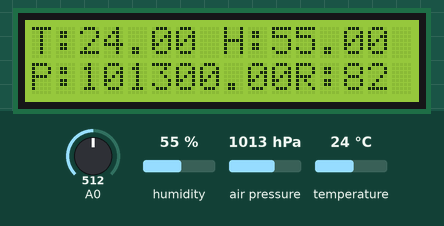
The sketch below on a simulated ESP8266 (NodeMCU). Shown: 16×2 character LCD. The inputs (shaded band) are chosen by the test bench; at power-on: humidity 55 %, A0 = 512, air pressure 1013 hPa, temperature 24 °C. WiFi joins after 1.5 s; servers stay silent unless stated; what the sketch prints to the serial monitor is not drawn.

Above: at 8.8 s.
8.9 s: humidity set to 22 %
At 11.3 s:
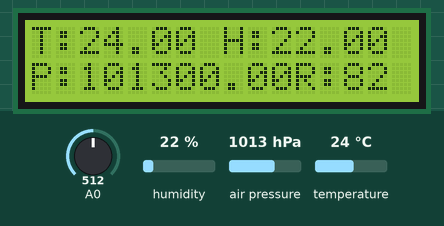
11.6 s: A0 set to 716
At 13.1 s:
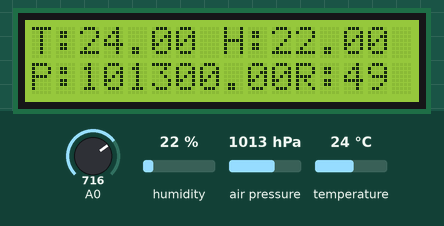
14.1 s: air pressure set to 952 hPa
At 15.9 s:
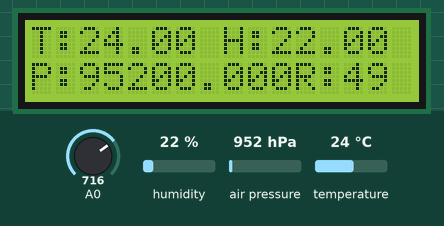
16.6 s: temperature set to 12 °C
At 18.6 s:
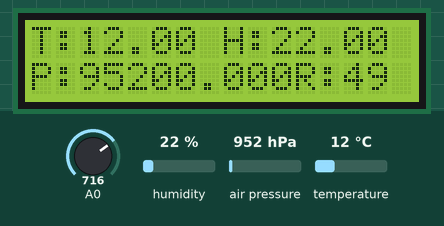
19.1 s: A0 set to 992
At 21.3 s:
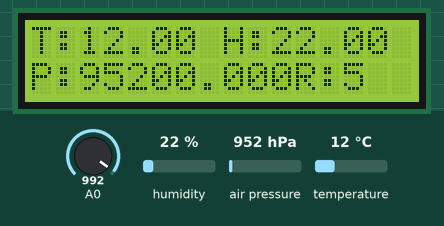
21.6 s: A0 set to 306
At 22.9 s:
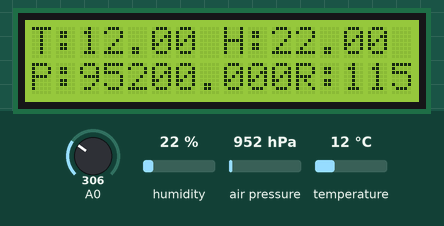
Timing chart, 0 to 24.6 s (numbered marks = the images above; inputs shaded):
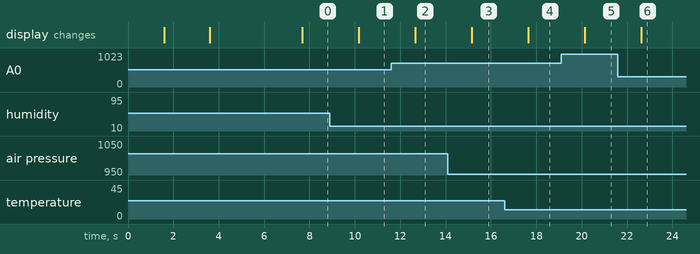

Measured:
- after the input at 8.9 s, the display: changes after 1.3 s (image 1)
- after the input at 11.6 s, the display: changes after 1.1 s (image 2)
- after the input at 14.1 s, the display: changes after 1.0 s (image 3)
- after the input at 16.6 s, the display: changes after 1.0 s (image 4)
- after the input at 19.1 s, the display: changes after 1.0 s (image 5)
- after the input at 21.6 s, the display: changes after 1.0 s (image 6)

The sketch:

weather-monitoring-with-thingspeak-and-esp8266.ino
```cpp
//Tech Trends Shameer
//Weather monitoring system with ESP8266 and Thingspeak.

#include <Wire.h>
#include <ESP8266WiFi.h>
#include <DHT.h>
#include <SPI.h>
#include <Adafruit_BMP280.h>
#include <LiquidCrystal_I2C.h>

//Initialize the LCD display
LiquidCrystal_I2C lcd(0x27, 16, 2);


#define BMP_SCK  (13)
#define BMP_MISO (12)
#define BMP_MOSI (11)
#define BMP_CS   (10)

DHT dht(D3, DHT11);
//SFE_BMP180 bmp;
double T, P;
char status;
WiFiClient client;

Adafruit_BMP280 bmp; // I2C

String apiKey = "MGZDLWRFXGFFQAFX";
const char *ssid =  "WiFi Username";
const char *pass =  "WiFi Password";
const char* server = "api.thingspeak.com";


void setup() {
  Serial.begin(115200);
  delay(10);
  bmp.begin();
  Wire.begin();
  dht.begin();
  WiFi.begin(ssid, pass);


  while (WiFi.status() != WL_CONNECTED) {
    delay(500);
    Serial.print(".");
  }
  Serial.println("");
  Serial.println("WiFi connected");
  lcd.begin();
  lcd.backlight();
  lcd.setCursor(3,0);
  lcd.print("Tech Trends  ");
  lcd.setCursor(0,0);
  delay(2000);
  lcd.clear();
  lcd.setCursor(0, 0);
  lcd.print("Weather Monitor");
  lcd.setCursor(4, 1);
  lcd.print("System");
  delay(4000);
  lcd.clear();


}


void loop() {

  //DHT11 Sensor Data
  float h = dht.readHumidity();
  float t = dht.readTemperature();

  if (isnan(h) || isnan(t)) {
    Serial.println("Failed to read from DHT sensor!");
    return;
  }
  /*Serial.print("Temperature");
  Serial.println(t);
  Serial.print("Humidity");
  Serial.println(h);*/

  //BMP180 Sensor Data
   float temp = bmp.readTemperature();
  float pressure = bmp.readPressure();
  float alt = bmp.readAltitude(1013.25);

    if (!bmp.begin(0x76)) {
    Serial.println(F("Could not find a valid BMP280 sensor, check wiring!"));
    while (1);
  }

  /* Default settings from datasheet. */
  bmp.setSampling(Adafruit_BMP280::MODE_NORMAL,     /* Operating Mode. */
                  Adafruit_BMP280::SAMPLING_X2,     /* Temp. oversampling */
                  Adafruit_BMP280::SAMPLING_X16,    /* Pressure oversampling */
                  Adafruit_BMP280::FILTER_X16,      /* Filtering. */
                  Adafruit_BMP280::STANDBY_MS_500); /* Standby time. */

  //Serial.print(F("Pressure = "));
  //Serial.print(pressure); /* Adjusted to local forecast! */
  //Serial.println(" pa");


  //Rain sensor
  //int rain = analogRead(A0);
  //rain = map(rain, 0, 1024, 0, 100);
    int rainvalue = analogRead(A0);
    int rain = map(rainvalue, 400, 1023, 100, 0);


  lcd.setCursor(0, 0);
  lcd.print("T:");
  lcd.print(t);

  lcd.setCursor(8, 0);
  lcd.print("H:");
  lcd.print(h);

  lcd.setCursor(0, 1);
  lcd.print("P:");
  lcd.print(pressure);

  lcd.setCursor(11, 1);
  lcd.print("R:");
  lcd.print(rain);
  lcd.print(" ");


  if (client.connect(server, 80)) {
    String postStr = apiKey;
    postStr += "&field1=";
    postStr += String(t);
    postStr += "&field2=";
    postStr += String(h);
    postStr += "&field3=";
    postStr += String(pressure, 2);
    postStr += "&field4=";
    postStr += String(rain);
    postStr += "\r\n\r\n\r\n\r\n";

    client.print("POST /update HTTP/1.1\n");
    client.print("Host: api.thingspeak.com\n");
    client.print("Connection: close\n");
    client.print("X-THINGSPEAKAPIKEY: " + apiKey + "\n");
    client.print("Content-Type: application/x-www-form-urlencoded\n");
    client.print("Content-Length: ");
    client.print(postStr.length());
    client.print("\n\n\n\n");
    client.print(postStr);

    Serial.print("Temperature: ");
    Serial.println(t);
    Serial.print("Humidity: ");
    Serial.println(h);
    Serial.print("Pressure: ");
    Serial.print(pressure, 2);
    Serial.println("pa");
    Serial.print("Rain ");
    Serial.println(rain);

  }
  client.stop();
  delay(1000);
}
```
